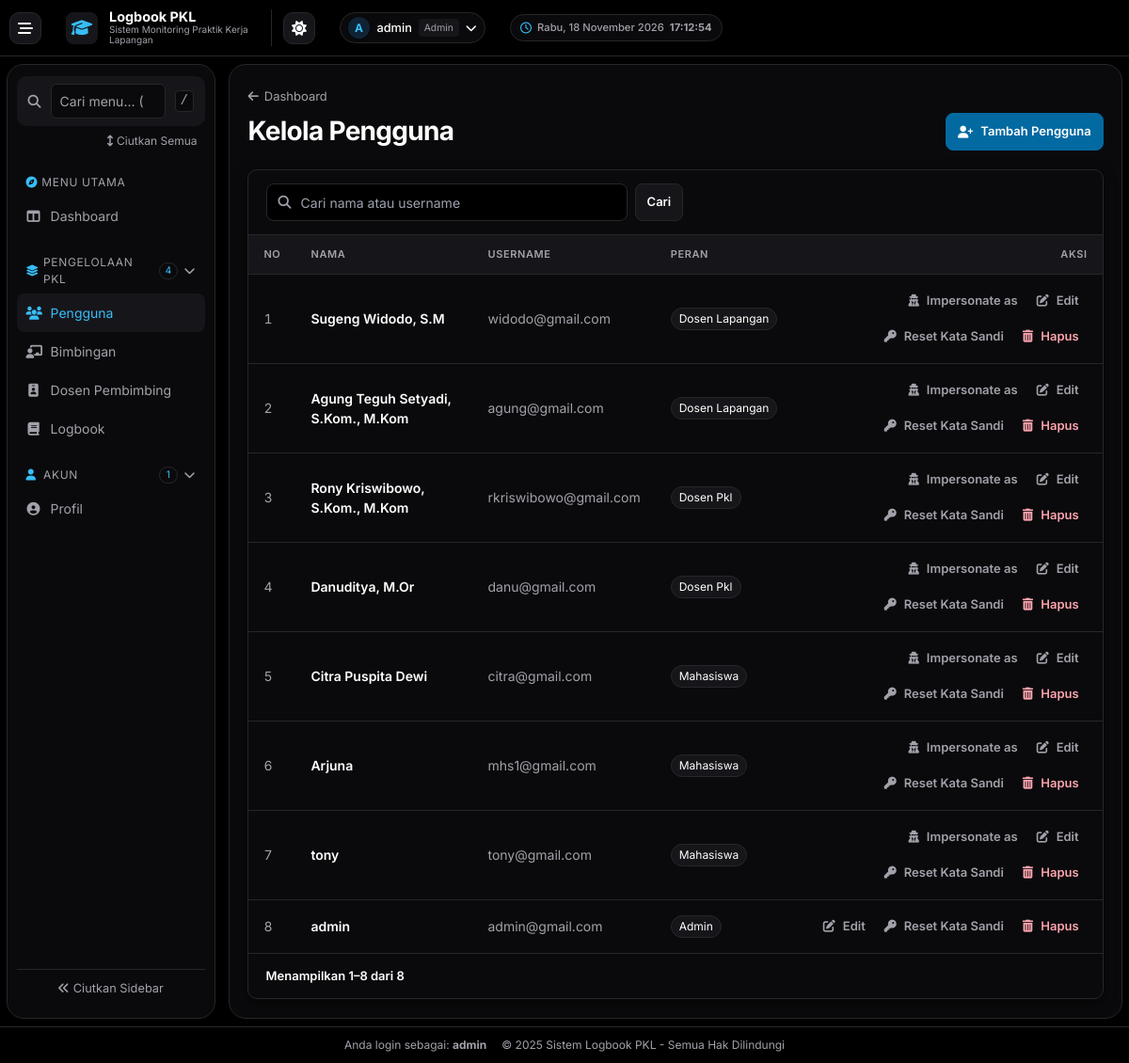
Screenshot of /admin/users.php (signed in) with the database file from the repository.
### tables this page shows
CREATE TABLE `users` (
  `id` int(11) NOT NULL,
  `nama` varchar(100) DEFAULT NULL,
  `username` varchar(50) DEFAULT NULL,
  `password` varchar(255) DEFAULT NULL,
  `role` enum('admin','mahasiswa','dosen_pkl','dosen_lapangan') NOT NULL,
  `created_at` timestamp NOT NULL DEFAULT current_timestamp(),
  `remember_token` varchar(64) DEFAULT NULL,
  `prodi` varchar(100) DEFAULT NULL,
  `email_verified` tinyint(1) DEFAULT 0,
  `phone` varchar(15) DEFAULT NULL,
  `profile_image` varchar(255) DEFAULT NULL
);

### admin/users.php (the view, shortened to what this page needs)
<?php
include '../config/db.php';
$search = isset($_GET['search']) ? $_GET['search'] : '';
$where_clause = "";
$limit = 10;
$page = isset($_GET['page']) ? intval($_GET['page']) : 1;
$start = ($page - 1) * $limit;
$total_result = $conn->query("SELECT COUNT(*) as total FROM users $where_clause");
$total_row = $total_result->fetch_assoc();
$result = $conn->query("
    SELECT * FROM users
    $where_clause
    ORDER BY role DESC
    LIMIT $start, $limit
");
include '../includes/header.php';
?>
<div class="dashboard-page users-page">
    <div class="admin-list-header">
        <div>
            <a href="dashboard.php" class="admin-list-back">
                <i class="fas fa-arrow-left" aria-hidden="true"></i> Dashboard
            </a>
            <h2 class="dashboard-title">Kelola Pengguna</h2>
        </div>
        <a href="tambah_user.php" class="admin-button admin-button-primary">
            <i class="fas fa-user-plus" aria-hidden="true"></i> Tambah Pengguna
        </a>
    </div>
    <div class="dashboard-panel admin-list-panel">
        <form method="get" class="admin-list-filter" role="search" aria-label="Cari pengguna">
            <label class="users-search-field">
                <i class="fas fa-magnifying-glass" aria-hidden="true"></i>
                <input type="search" name="search" value="<?= htmlspecialchars($search) ?>" placeholder="Cari nama atau username">
            </label>
            <button type="submit" class="admin-button">Cari</button>
        </form>
        <div class="dashboard-table-scroll" tabindex="0" role="region" aria-label="Tabel Kelola Pengguna">
            <table class="admin-list-table">
                <thead>
                    <tr>
                        <th scope="col">No</th>
                        <th scope="col">Nama</th>
                        <th scope="col">Username</th>
                        <th scope="col">Peran</th>
                        <th scope="col" class="users-action-heading">Aksi</th>
                    </tr>
                </thead>
                <tbody>
                    <?php $no = $start + 1; ?>
                    <?php while ($user = $result->fetch_assoc()): ?>
                        <tr>
                            <td class="users-row-number"><?= $no++ ?></td>
                            <td class="users-name"><?= htmlspecialchars($user['nama']) ?></td>
                            <td class="users-username"><?= htmlspecialchars($user['username']) ?></td>
                            <td><span class="users-role"><?= htmlspecialchars(str_replace('_', ' ', $user['role'])) ?></span></td>
                            <td>
                                <div class="users-actions">
                                    <?php if (in_array($user['role'], ['mahasiswa', 'dosen_pkl', 'dosen_lapangan'], true)): ?>
                                        <form method="post" action="../impersonate.php">
                                            <button type="submit" name="action" value="start" class="admin-button admin-button-quiet"
                                                    aria-label="Impersonate as <?= htmlspecialchars($user['nama']) ?>">
                                                <i class="fas fa-user-secret" aria-hidden="true"></i> Impersonate as
                                            </button>
                                        </form>
                                    <?php endif; ?>
                                    <a href="edit_user.php?id=<?= $user['id'] ?>" class="admin-button admin-button-quiet">
                                        <i class="fas fa-pen-to-square" aria-hidden="true"></i> Edit
                                    </a>
                                    <a href="reset_password.php?id=<?= (int) $user['id'] ?>" class="admin-button admin-button-quiet">
                                        <i class="fas fa-key" aria-hidden="true"></i> Reset Kata Sandi
                                    </a>
                                    <a href="?delete=<?= $user['id'] ?>" onclick="return confirm('Yakin hapus user ini? Semua data terkait juga akan dihapus.')" class="admin-button admin-button-danger">
                                        <i class="fas fa-trash-can" aria-hidden="true"></i> Hapus
                                    </a>
                                </div>
                            </td>
                        </tr>
                    <?php endwhile; ?>
                </tbody>
            </table>
        </div>
        <?php
        include '../includes/pagination.php';
        ?>
    </div>
</div>
<?php include '../includes/footer.php'; ?>

### includes/header.php (shortened to what this page needs)
<?php
$base_path = '';
if (strpos($_SERVER['PHP_SELF'], 'admin/') !== false) {
    $base_path = '../';
} elseif (strpos($_SERVER['PHP_SELF'], 'mahasiswa/') !== false ||
          strpos($_SERVER['PHP_SELF'], 'dosen_pkl/') !== false ||
          strpos($_SERVER['PHP_SELF'], 'dosen_lapangan/') !== false) {
    $base_path = '../';
}
$role_dashboard = [
    'admin' => $base_path . 'admin/dashboard.php',
    'mahasiswa' => $base_path . 'mahasiswa/dashboard.php',
    'dosen_pkl' => $base_path . 'dosen_pkl/dashboard.php',
    'dosen_lapangan' => $base_path . 'dosen_lapangan/dashboard.php'
];
$current_role = $_SESSION['user']['role'];
$dashboard_url = $role_dashboard[$current_role] ?? '../index.php';
$is_impersonating = isset($_SESSION['impersonator_id']);
?>
<!DOCTYPE html>
<html lang="id">
<head>
    <script src="https://cdn.tailwindcss.com"></script>
    <link rel="stylesheet" href="https://cdnjs.cloudflare.com/ajax/libs/font-awesome/6.5.0/css/all.min.css">
    <link rel="stylesheet" href="<?= $base_path ?>assets/css/dashboard.css">
</head>
<body class="min-h-screen pkl-dashboard<?= $is_impersonating ? ' is-impersonating' : '' ?>">
<nav class="sticky top-0 z-50" aria-label="Bilah atas">
    <div>
        <div class="flex justify-between items-center h-16">
            <div class="flex items-center space-x-4">
                <button type="button" id="dashboardSidebarToggle" class="dashboard-sidebar-toggle"
                        aria-label="Menu navigasi" aria-controls="dashboardSidebar" aria-expanded="false">
                    <i class="fas fa-bars-staggered" aria-hidden="true"></i>
                </button>
                <a href="<?= $dashboard_url ?>" class="flex items-center space-x-3">
                    <div class="w-10 h-10 bg-white rounded-lg flex items-center justify-center shadow">
                        <i class="fas fa-graduation-cap text-blue-600 text-lg" aria-hidden="true"></i>
                    </div>
                    <div class="hidden md:block">
                        <h1 class="text-lg font-bold text-white">Logbook PKL</h1>
                        <p class="text-xs text-blue-100">Sistem Monitoring Praktik Kerja Lapangan</p>
                    </div>
                </a>
            </div>
            <div class="flex items-center space-x-4">
                <button type="button" id="dashboardThemeToggle" class="dashboard-sidebar-toggle dashboard-theme-toggle"
                        aria-label="Mode gelap" aria-pressed="true" title="Ganti ke tema terang">
                    <i class="fas fa-sun" aria-hidden="true"></i>
                </button>
                <div class="hidden md:block text-right">
                    <i class="far fa-clock dashboard-clock-icon" aria-hidden="true"></i>
                    <div id="tanggal" class="text-sm font-medium text-blue-100"></div>
                    <div id="jam" class="text-xs text-white/90 time"></div>
                </div>
                <div class="relative">
                    <button id="userMenuButton" class="flex items-center space-x-3 focus:outline-none focus:ring-2 focus:ring-white/30 rounded-lg p-1">
                        <div class="w-10 h-10 rounded-full border-2 border-white overflow-hidden bg-gradient-to-r from-blue-400 to-purple-400 flex items-center justify-center shadow">
                            <?php if (isset($_SESSION['user']['profile_image']) && !empty($_SESSION['user']['profile_image'])): ?>
                                <img src="<?= $base_path ?>assets/uploads/profiles/<?= htmlspecialchars($_SESSION['user']['profile_image']) ?>"
                                     alt="Profile"
                                     class="w-full h-full object-cover">
                            <?php else: ?>
                                <span class="text-white font-bold text-lg">
                                    <?= strtoupper(substr($_SESSION['user']['nama'], 0, 1)) ?>
                                </span>
                            <?php endif; ?>
                        </div>
                        <div class="dashboard-account-label hidden md:block text-left">
                            <div class="text-sm font-medium text-white"><?= htmlspecialchars($_SESSION['user']['nama']) ?></div>
                            <div class="text-xs text-blue-100 capitalize"><?= $current_role ?></div>
                        </div>
                        <i class="fas fa-chevron-down text-white text-xs hidden md:block"></i>
                    </button>
                </div>
            </div>
        </div>
    </div>
</nav>
<div class="dashboard-layout" id="dashboardLayout">
<?php require __DIR__ . '/dashboard-sidebar.php'; ?>
<main id="dashboardMain">

### includes/dashboard-sidebar.php (shortened to what this page needs)
<?php
$current_page = basename($_SERVER['PHP_SELF']);
$active_menu_page = match ($current_page) {
    'edit_user.php', 'tambah_user.php', 'reset_password.php' => 'users.php',
    'edit_logbook.php' => 'riwayat.php',
    default => $current_page,
};
$dashboard_groups = [
    'Utama' => [[$dashboard_url, 'Dashboard', 'fa-table-columns']],
];
switch ($current_role) {
    case 'admin':
        $dashboard_groups['Pengelolaan PKL'] = [
            [$base_path . 'admin/users.php', 'Pengguna', 'fa-users'],
            [$base_path . 'admin/bimbingan.php', 'Bimbingan', 'fa-chalkboard-user'],
            [$base_path . 'admin/dosen_pembimbing.php', 'Dosen Pembimbing', 'fa-id-badge'],
            [$base_path . 'admin/logbooks.php', 'Logbook', 'fa-book'],
        ];
        break;
}
$dashboard_groups['Akun'] = [
    [$base_path . 'profile.php', 'Profil', 'fa-user-circle'],
];
?>
<aside class="dashboard-sidebar" id="dashboardSidebar" aria-label="Menu Logbook PKL">
    <label class="dashboard-sidebar-search">
        <i class="fas fa-magnifying-glass" aria-hidden="true"></i>
        <input type="search" id="dashboardMenuSearch" placeholder="Cari menu... (Search)"
               aria-label="Cari menu" autocomplete="off">
        <kbd aria-hidden="true">/</kbd>
    </label>
    <button type="button" id="dashboardGroupToggle" class="dashboard-group-toggle">
        <i class="fas fa-arrows-up-down" aria-hidden="true"></i>
        <span>Ciutkan Semua</span>
    </button>
    <nav aria-label="Navigasi dashboard">
        <?php foreach ($dashboard_groups as $label => $links): ?>
            <div class="dashboard-sidebar-group">
                <?php if ($label === 'Utama'): ?>
                    <p><i class="fas fa-compass" aria-hidden="true"></i> Menu Utama</p>
                <?php else: ?>
                    <button type="button" class="dashboard-group-heading" aria-expanded="true"
                            aria-controls="dashboard-group-<?= $label === 'Akun' ? 'account' : 'pkl' ?>">
                        <i class="fas <?= $label === 'Akun' ? 'fa-user' : 'fa-layer-group' ?>" aria-hidden="true"></i>
                        <span><?= htmlspecialchars($label) ?></span>
                        <span class="dashboard-group-count" aria-hidden="true"><?= count($links) ?></span>
                        <i class="fas fa-chevron-down dashboard-group-chevron" aria-hidden="true"></i>
                    </button>
                <?php endif; ?>
                <div class="dashboard-group-links" id="dashboard-group-<?= $label === 'Utama' ? 'main' : ($label === 'Akun' ? 'account' : 'pkl') ?>">
                    <?php foreach ($links as [$href, $label_link, $icon]): ?>
                        <?php $menu_page = basename($href); ?>
                        <a href="<?= htmlspecialchars($href) ?>" title="<?= htmlspecialchars($label_link) ?>"
                            <?php if ($menu_page === $current_page): ?> aria-current="page"
                            <?php elseif ($menu_page === $active_menu_page): ?> class="dashboard-parent-link"<?php endif; ?>>
                            <i class="fas <?= htmlspecialchars($icon) ?>" aria-hidden="true"></i>
                            <span><?= htmlspecialchars($label_link) ?></span>
                        </a>
                    <?php endforeach; ?>
                </div>
            </div>
        <?php endforeach; ?>
    </nav>
    <button type="button" id="dashboardSidebarCollapse" class="dashboard-sidebar-collapse">
        <i class="fas fa-angles-left" aria-hidden="true"></i> <span>Ciutkan Sidebar</span>
    </button>
</aside>

### includes/pagination.php (shortened to what this page needs)
<?php
$pagination_total = (int) $total_row['total'];
$pagination_start = $start < $pagination_total ? $start + 1 : 0;
$pagination_end = min($start + $limit, $pagination_total);
?>
<div class="dashboard-pagination">
    <p class="dashboard-pagination-summary">
        Menampilkan
        <?php if ($pagination_start === 0): ?>
            0
        <?php elseif ($pagination_start === $pagination_end): ?>
            <?= $pagination_start ?>
        <?php else: ?>
            <?= $pagination_start ?>&ndash;<?= $pagination_end ?>
        <?php endif; ?>
        dari <?= $pagination_total ?>
    </p>
</div>

### includes/footer.php
</main>
</div>
<footer>
    <div class="px-4 text-center text-gray-500">
        <?php if (isset($_SESSION['user'])): ?>
            <p>
                Anda login sebagai:
                <strong><?= htmlspecialchars($_SESSION['user']['nama']) ?></strong>
            </p>
        <?php endif; ?>
        <p class="mt-2">&copy; 2025 Sistem Logbook PKL - Semua Hak Dilindungi</p>
    </div>
</footer>
</body>
</html>

### includes/header.php (style rules this page uses)
body { font-family: 'Inter', sans-serif; }
.time { font-size: 0.875rem; line-height: 1.25rem; }

### rows the page displays
users: nama "Sugeng Widodo, S.M", username "widodo@gmail.com", role "Dosen Lapangan"
users: nama "Agung Teguh Setyadi, S.Kom., M.Kom", username "agung@gmail.com", role "Dosen Lapangan"
users: nama "Rony Kriswibowo, S.Kom., M.Kom", username "rkriswibowo@gmail.com", role "Dosen Pkl"
users: nama "Danuditya, M.Or", username "danu@gmail.com", role "Dosen Pkl"
users: nama "Citra Puspita Dewi", username "citra@gmail.com", role "Mahasiswa"
users: nama "Arjuna", username "mhs1@gmail.com", role "Mahasiswa"
users: nama "tony", username "tony@gmail.com", role "Mahasiswa"
users: nama "admin", username "admin@gmail.com", role "Admin"

### other values shown
substr($_SESSION['user']['nama'], 0, 1) "A"
$_SESSION['user']['nama'] "admin"
$current_role "Admin"
$label_link "Dashboard"
$label "PENGELOLAAN PKL"
count($links) "4"
$label_link "Pengguna"
$label_link "Bimbingan"
$label_link "Dosen Pembimbing"
$label_link "Logbook"
$label "AKUN"
count($links) "1"
$label_link "Profil"
$pagination_start "1"
$pagination_end "8"
